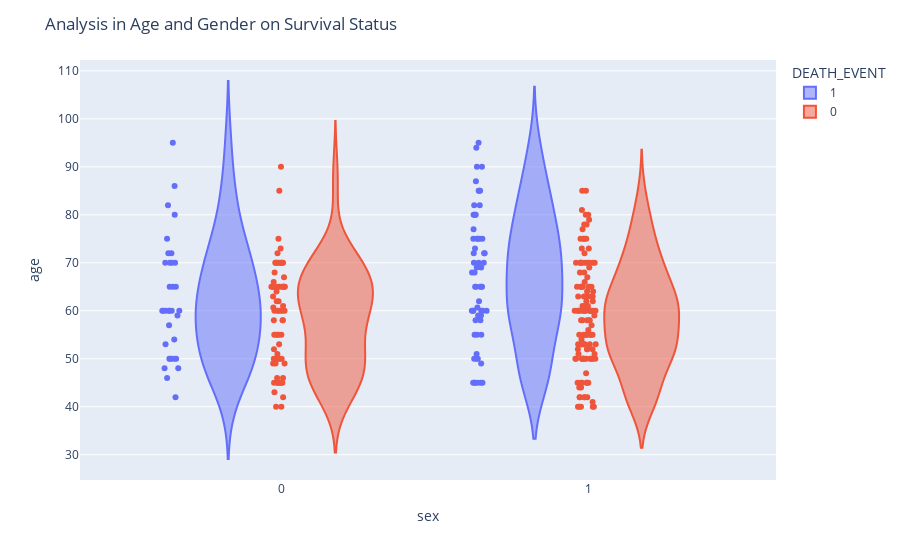

Notebook code cell kept with this figure:
### Code cell
fig = px.violin(heart_data, y="age", x="sex", color="DEATH_EVENT", points="all", hover_data=heart_data.columns)
fig.update_layout(title_text="Analysis in Age and Gender on Survival Status")
fig.show()

### Figure 1 — Plotly figure (JSON) as saved in the notebook; plotly's stock layout.template omitted (floating-point values rounded to 4 significant figures; data arrays with more than 128 entries replaced by an {"elided": "..."} marker saying what was removed)
{"data": [{"alignmentgroup": "True", "box": {"visible": false}, "customdata": {"elided": "96x11 float values"}, "hovertemplate": "DEATH_EVENT=%{customdata[10]}<br>sex=%{x}<br>age=%{y}<br>anaemia=%{customdata[0]}<br>creatinine_phosphokinase=%{customdata[1]}<br>diabetes=%{customdata[2]}<br>ejection_fraction=%{customdata[3]}<br>high_blood_pressure=%{customdata[4]}<br>platelets=%{customdata[5]}<br>serum_creatinine=%{customdata[6]}<br>serum_sodium=%{customdata[7]}<br>smoking=%{customdata[8]}<br>time=%{customdata[9]}<extra></extra>", "legendgroup": "1", "marker": {"color": "#636efa"}, "name": "1", "offsetgroup": "1", "orientation": "v", "points": "all", "scalegroup": "True", "showlegend": true, "type": "violin", "x": [1, 1, 1, 1, 0, 1, 1, 1, 0, 1, 1, 1, 1, 1, 1, 1, 1, 0, 0, 0, 1, 0, 1, 0, 1, 1, 1, 1, 1, 0, 1, 1, 1, 0, 0, 1, 0, 1, 0, 1, 1, 1, 1, 0, 1, 0, 0, 0, 0, 1, 1, 1, 1, 0, 1, 1, 0, 1, 0, 1, 1, 1, 1, 0, 0, 1, 0, 1, 0, 0, 1, 0, 1, 1, 1, 0, 0, 1, 0, 1, 1, 1, 1, 1, 1, 0, 0, 1, 1, 0, 0, 1, 0, 1, 1, 1], "x0": " ", "xaxis": "x", "y": [75, 55, 65, 50, 65, 90, 75, 60, 65, 80, 75, 62, 45, 50, 82, 87, 45, 70, 48, 65, 68, 75, 80, 95, 70, 58, 82, 94, 85, 50, 65, 69, 90, 82, 60, 70, 50, 70, 60, 50, 51, 60, 80, 57, 68, 53, 60, 70, 60, 95, 49, 72, 45, 50, 45, 60, 42, 72, 70, 65, 85, 69, 60, 60, 59, 60, 72, 85, 70, 86, 60, 46, 80, 72, 75, 72, 50, 45, 80, 59, 59, 65, 75, 58, 60.67, 50, 60, 45, 77, 48, 54, 73, 60, 55, 65, 55], "y0": " ", "yaxis": "y"}, {"alignmentgroup": "True", "box": {"visible": false}, "customdata": {"elided": "203x11 float values"}, "hovertemplate": "DEATH_EVENT=%{customdata[10]}<br>sex=%{x}<br>age=%{y}<br>anaemia=%{customdata[0]}<br>creatinine_phosphokinase=%{customdata[1]}<br>diabetes=%{customdata[2]}<br>ejection_fraction=%{customdata[3]}<br>high_blood_pressure=%{customdata[4]}<br>platelets=%{customdata[5]}<br>serum_creatinine=%{customdata[6]}<br>serum_sodium=%{customdata[7]}<br>smoking=%{customdata[8]}<br>time=%{customdata[9]}<extra></extra>", "legendgroup": "0", "marker": {"color": "#EF553B"}, "name": "0", "offsetgroup": "0", "orientation": "v", "points": "all", "scalegroup": "True", "showlegend": true, "type": "violin", "x": {"elided": "203 int values"}, "x0": " ", "xaxis": "x", "y": {"elided": "203 float values"}, "y0": " ", "yaxis": "y"}], "layout": {"legend": {"title": {"text": "DEATH_EVENT"}, "tracegroupgap": 0}, "margin": {"t": 60}, "title": {"text": "Analysis in Age and Gender on Survival Status"}, "violinmode": "group", "xaxis": {"anchor": "y", "domain": [0, 1], "title": {"text": "sex"}}, "yaxis": {"anchor": "x", "domain": [0, 1], "title": {"text": "age"}}}}
